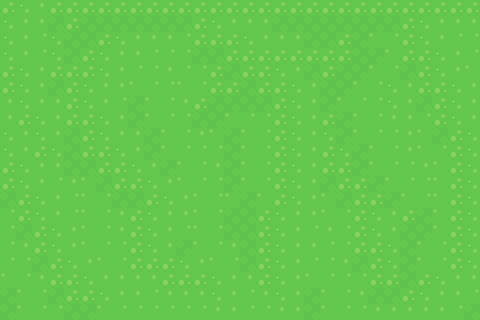

A 2D game scene composited from a Tiled map and its tileset images. What follows is a short description and the map's XML, with every tile layer's data as written:
An orthogonal 30x20 tile map with 16x16 px tiles, 1 tile layer (Tile Layer 1).

<map version="1.10" tiledversion="1.11.2" orientation="orthogonal" renderorder="right-down" width="30" height="20" tilewidth="16" tileheight="16" infinite="0" nextlayerid="2" nextobjectid="1">
 <tileset firstgid="1" source="spr_tileset_sunnysideworld_16px.tsx" />
 <layer id="1" name="Tile Layer 1" width="30" height="20">
  <data encoding="csv">
130,131,132,130,130,130,130,130,130,130,130,130,130,130,130,130,130,130,130,130,130,130,130,130,130,130,130,130,130,130,
131,132,132,194,130,194,194,194,194,194,194,194,130,131,132,132,132,194,194,194,194,194,194,194,194,130,131,132,132,132,
131,132,196,131,194,194,130,131,132,132,132,196,130,130,130,131,132,132,132,194,194,130,194,195,196,130,131,132,196,196,
131,132,196,131,194,130,131,132,132,196,196,196,194,194,130,130,130,130,130,130,130,130,194,194,195,130,130,131,132,196,
130,131,132,130,130,130,131,132,196,196,132,196,196,130,194,130,130,131,132,194,130,194,194,195,196,194,130,131,132,195,
130,131,132,194,130,131,132,132,195,196,196,195,196,130,130,194,130,130,131,132,194,194,195,196,131,132,130,130,131,132,
132,131,132,132,130,131,132,196,194,195,196,132,130,194,194,194,194,130,131,132,194,195,196,196,131,132,194,130,131,132,
132,130,131,132,130,130,131,132,194,195,196,196,194,194,195,196,196,130,131,132,130,194,195,196,132,132,196,130,131,132,
131,132,131,132,194,130,131,132,132,194,195,196,132,195,194,195,196,130,131,132,131,194,195,196,196,132,195,194,130,131,
131,132,130,131,194,130,130,131,132,194,195,196,196,196,194,195,196,130,131,132,130,131,194,195,196,132,195,196,130,131,
130,131,132,132,194,194,130,130,131,132,194,195,196,132,194,195,196,130,131,132,130,130,194,195,196,196,132,195,130,131,
130,131,132,196,132,195,194,130,130,131,132,195,196,196,194,195,196,130,131,132,194,130,130,194,195,196,196,195,130,131,
194,130,131,132,196,195,196,194,194,130,131,132,195,196,195,194,195,130,131,132,195,194,130,130,194,195,196,195,130,131,
196,130,131,132,196,195,196,132,130,131,132,132,195,196,194,194,130,131,132,132,195,196,130,131,132,130,194,195,130,131,
196,194,130,131,132,195,196,132,130,131,132,196,195,196,194,194,130,131,132,196,132,196,130,131,132,194,194,195,130,131,
196,132,130,131,132,195,196,196,130,131,132,194,195,196,132,194,130,131,132,132,196,196,130,130,131,194,195,196,130,131,
196,196,194,130,131,132,195,196,130,130,130,131,132,195,196,194,130,131,132,196,196,132,194,130,131,194,195,196,130,131,
195,196,132,130,130,131,132,132,132,132,130,130,130,131,132,132,130,131,132,195,196,196,196,130,130,194,130,131,132,132,
194,195,196,194,130,130,131,132,132,196,132,132,132,131,132,196,132,131,132,194,195,196,132,194,194,130,131,132,132,196,
194,195,196,196,194,194,195,196,196,196,196,196,196,132,132,196,196,132,132,194,195,196,196,132,132,132,132,132,196,194
</data>
 </layer>
</map>
